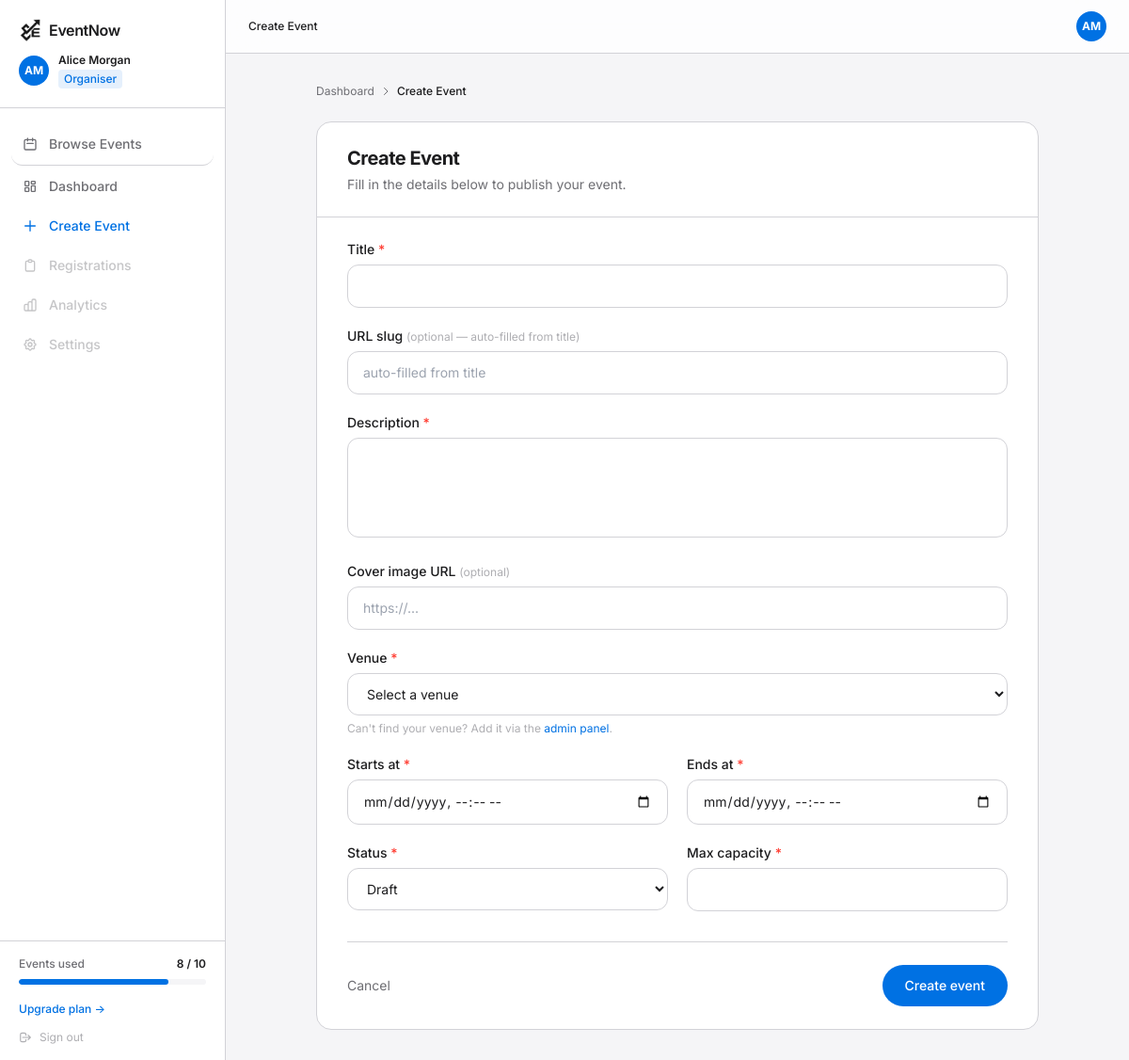
The app's page /eventnow/events/create/ (signed in) with its own data.
### apps/accounts/models.py (models this page shows, shortened)
class User(AbstractBaseUser, PermissionsMixin):
    class Role(models.TextChoices):
        ADMIN = 'admin', 'Admin'
        ORGANIZER = 'organiser', 'Organiser'
        ATTENDEES = 'attendee', 'Attendee'
    id = models.AutoField(primary_key=True)
    email = models.EmailField(unique=True)
    username = models.CharField(max_length=100)
    first_name = models.CharField(max_length=255)
    last_name = models.CharField(max_length=255)
    avatar_url = models.URLField(blank=True)
    role = models.CharField(
        max_length=20,
        choices=list(Role.choices),
        default=Role.ATTENDEES,
    )
    is_active = models.BooleanField(default=True)
    is_staff = models.BooleanField(default=False)
    created_at = models.DateTimeField(auto_now_add=True)
    updated_at = models.DateTimeField(auto_now=True)
    USERNAME_FIELD = 'email'
    REQUIRED_FIELDS = ['username']
    objects = UserManager()
    def is_organiser(self):
        return self.role == User.Role.ORGANIZER
    class Meta:
        app_label = 'apps'

### apps/events/views.py (the view)
# urls.py: path('events/create/',              views.event_create,     name='event_create'),
@login_required
@organiser_required
def event_create(request):
    if request.method == 'POST':
        form = EventForm(request.POST)
        if form.is_valid():
            event          = form.save(commit=False)
            event.organiser = request.user
            event.save()
            messages.success(request, 'Event created successfully.')
            return redirect('event_detail', slug=event.slug)
    else:
        form = EventForm()
    return render(request, 'events/event-form.html', {
        'form':   form,
        'action': 'Create',
    })

### apps/events/models.py (called while the page is built)
    def __str__(self):
        return f"{self.name}, {self.city}"

### apps/templates/events/event-form.html (shortened to what this page needs)
{% extends "base.html" %}
{% load static %}
{% block body %}
  <div class="flex min-h-screen">
    <aside id="sidebar" class="fixed inset-y-0 left-0 z-40 w-60 bg-card border-r border-border flex flex-col translate-x-0 transition-transform duration-300 md:translate-x-0 -translate-x-full" aria-label="Organiser navigation">
        <div class="px-5 py-5 border-b border-border">
          <a href="{% url 'index' %}" class="flex items-center gap-2">
            <img src="{% static 'images/eventnow_black_logo_only.png' %}" alt="EventNow" class="h-6 w-auto">
            <span class="text-base font-semibold text-ink tracking-tight">EventNow</span>
          </a>
          <div class="mt-3 flex items-center gap-2.5">
            <a href="{% url 'profile' %}" class="flex items-center gap-2 hover:opacity-80 transition-opacity">
              <div class="w-8 h-8 rounded-full bg-primary text-white text-xs font-bold flex items-center justify-center" aria-label="{{ user.get_full_name }} — view profile">{{ user.first_name|first|upper }}{{ user.last_name|first|upper }}</div>
            </a>
            <div class="min-w-0">
              <div class="text-xs font-semibold text-ink truncate">{{ user.first_name }} {{ user.last_name }}</div>
              <div class="flex items-center gap-1 mt-0.5">
                <span class="text-xs bg-primary/10 text-primary px-1.5 py-0.5 rounded font-medium">{{ user.get_role_display }}</span>
              </div>
            </div>
          </div>
        </div>
        <nav class="flex-1 px-3 py-4 space-y-0.5 overflow-y-auto" aria-label="Dashboard navigation">
          <a href="{% url 'event_list' %}" class="flex items-center gap-3 px-3 py-3 rounded-xl text-ink-2 text-sm font-medium hover:bg-surface hover:text-ink transition-colors border-b border-border">
            <svg class="w-4 h-4 flex-shrink-0" fill="none" stroke="currentColor" viewBox="0 0 24 24"><path stroke-linecap="round" stroke-linejoin="round" stroke-width="2" d="M8 7V3m8 4V3m-9 8h10M5 21h14a2 2 0 002-2V7a2 2 0 00-2-2H5a2 2 0 00-2 2v12a2 2 0 002 2z"/></svg>
            Browse Events
          </a>
          <a href="{% url 'organiser_dashboard' %}" class="flex items-center gap-3 px-3 py-2.5 rounded-xl text-ink-2 text-sm font-medium hover:bg-surface hover:text-ink transition-colors">
            Dashboard
          </a>
          <a href="{% url 'event_create' %}" class="flex items-center gap-3 px-3 py-2.5 rounded-xl bg-primary/8 text-primary text-sm font-medium" aria-current="page">
            <svg class="w-4 h-4 flex-shrink-0" fill="none" stroke="currentColor" viewBox="0 0 24 24"><path stroke-linecap="round" stroke-linejoin="round" stroke-width="2" d="M12 4v16m8-8H4"/></svg>
            Create Event
          </a>
          <a href="#" class="flex items-center gap-3 px-3 py-2.5 rounded-xl text-ink-2/40 text-sm font-medium cursor-not-allowed">
            <svg class="w-4 h-4 flex-shrink-0" fill="none" stroke="currentColor" viewBox="0 0 24 24"><path stroke-linecap="round" stroke-linejoin="round" stroke-width="2" d="M9 5H7a2 2 0 00-2 2v12a2 2 0 002 2h10a2 2 0 002-2V7a2 2 0 00-2-2h-2M9 5a2 2 0 002 2h2a2 2 0 002-2M9 5a2 2 0 012-2h2a2 2 0 012 2"/></svg>
            Registrations
          </a>
          <a href="#" class="flex items-center gap-3 px-3 py-2.5 rounded-xl text-ink-2/40 text-sm font-medium cursor-not-allowed">
            Analytics
          </a>
          <a href="#" class="flex items-center gap-3 px-3 py-2.5 rounded-xl text-ink-2/40 text-sm font-medium cursor-not-allowed">
            Settings
          </a>
        </nav>
        <div class="px-5 py-4 border-t border-border">
          <div class="flex items-center justify-between text-xs mb-2">
            <span class="text-ink-2 font-medium">Events used</span>
            <span class="text-ink font-semibold">8 / 10</span>
          </div>
          <div class="h-1.5 bg-surface rounded-full overflow-hidden mb-3">
            <div class="h-full bg-primary rounded-full" style="width: 80%" role="progressbar" aria-valuenow="8" aria-valuemin="0" aria-valuemax="10" aria-label="8 of 10 events used"></div>
          </div>
          <a href="index.html#pricing" class="text-xs text-primary hover:underline font-medium">Upgrade plan →</a>
          <form method="post" action="{% url 'account_logout' %}" class="mt-3">
            <button type="submit" class="flex items-center gap-2 text-xs text-ink-3 hover:text-ink-2 transition-colors w-full text-left">
              <svg class="w-3.5 h-3.5" fill="none" stroke="currentColor" viewBox="0 0 24 24"><path stroke-linecap="round" stroke-linejoin="round" stroke-width="2" d="M17 16l4-4m0 0l-4-4m4 4H7m6 4v1a3 3 0 01-3 3H6a3 3 0 01-3-3V7a3 3 0 013-3h4a3 3 0 013 3v1"/></svg>
              Sign out
            </button>
          </form>
        </div>
      </aside>
    <div class="flex-1 md:ml-60 flex flex-col min-h-screen">
      <header class="sticky top-0 z-20 bg-white/80 backdrop-blur-xl border-b border-border">
        <div class="px-6 h-14 flex items-center justify-between gap-4">
          <div class="flex items-center gap-3">
            <nav aria-label="Breadcrumb">
              <ol class="flex items-center gap-1.5 text-xs text-ink-2">
                <li class="text-ink font-medium">Create Event</li>
              </ol>
            </nav>
          </div>
          <div class="flex items-center gap-3">
            <a href="{% url 'profile' %}" class="flex items-center gap-2 hover:opacity-80 transition-opacity">
              <div class="w-8 h-8 rounded-full bg-primary text-white text-xs font-bold flex items-center justify-center" aria-label="{{ user.get_full_name }} — view profile">{{ user.first_name|first|upper }}{{ user.last_name|first|upper }}</div>
            </a>
          </div>
        </div>
      </header>
      <main id="main" class="flex-1 px-6 py-8">
        <div class="max-w-3xl mx-auto">
          <nav aria-label="Breadcrumb" class="mb-6">
            <ol class="flex items-center gap-1.5 text-xs text-ink-2">
              <li><a href="{% url 'organiser_dashboard' %}" class="hover:text-ink transition-colors">Dashboard</a></li>
              <li aria-hidden="true"><svg class="w-3 h-3" fill="none" stroke="currentColor" viewBox="0 0 24 24"><path stroke-linecap="round" stroke-linejoin="round" stroke-width="2" d="M9 5l7 7-7 7"/></svg></li>
              <li class="text-ink font-medium">{{ action }} Event</li>
            </ol>
          </nav>
          <div class="bg-card border border-border rounded-2xl overflow-hidden">
            <div class="px-8 py-6 border-b border-border">
              <h1 class="text-xl font-bold text-ink tracking-tight">{{ action }} Event</h1>
              <p class="text-sm text-ink-2 mt-1">
                {% if action == 'Create' %}Fill in the details below to publish your event.
                {% else %}Update the details for this event.{% endif %}
              </p>
            </div>
            <form method="post" class="px-8 py-6">
              <div class="grid sm:grid-cols-2 gap-5">
                <div class="sm:col-span-2">
                  <label for="{{ form.title.id_for_label }}" class="block text-sm font-medium text-ink mb-1.5">
                    Title <span class="text-danger">*</span>
                  </label>
                  {{ form.title }}
                </div>
                <div class="sm:col-span-2">
                  <label for="{{ form.slug.id_for_label }}" class="block text-sm font-medium text-ink mb-1.5">
                    URL slug <span class="text-xs text-ink-3 font-normal">(optional — auto-filled from title)</span>
                  </label>
                  {{ form.slug }}
                </div>
                <div class="sm:col-span-2">
                  <label for="{{ form.description.id_for_label }}" class="block text-sm font-medium text-ink mb-1.5">
                    Description <span class="text-danger">*</span>
                  </label>
                  {{ form.description }}
                </div>
                <div class="sm:col-span-2">
                  <label for="{{ form.cover_image_url.id_for_label }}" class="block text-sm font-medium text-ink mb-1.5">
                    Cover image URL <span class="text-xs text-ink-3 font-normal">(optional)</span>
                  </label>
                  {{ form.cover_image_url }}
                </div>
                <div class="sm:col-span-2">
                  <div class="flex items-center gap-2 mb-1.5">
                    <label for="{{ form.venue.id_for_label }}" class="text-sm font-medium text-ink">
                      Venue <span class="text-danger">*</span>
                    </label>
                  </div>
                  {{ form.venue }}
                  <p class="mt-1.5 text-xs text-ink-3">Can't find your venue? Add it via the <a href="/eventnow/admin" target="_blank" class="text-primary hover:underline">admin panel</a>.</p>
                </div>
                <div>
                  <label for="{{ form.starts_at.id_for_label }}" class="block text-sm font-medium text-ink mb-1.5">
                    Starts at <span class="text-danger">*</span>
                  </label>
                  {{ form.starts_at }}
                </div>
                <div>
                  <label for="{{ form.ends_at.id_for_label }}" class="block text-sm font-medium text-ink mb-1.5">
                    Ends at <span class="text-danger">*</span>
                  </label>
                  {{ form.ends_at }}
                </div>
                <div>
                  <label for="{{ form.status.id_for_label }}" class="block text-sm font-medium text-ink mb-1.5">
                    Status <span class="text-danger">*</span>
                  </label>
                  {{ form.status }}
                </div>
                <div>
                  <label for="{{ form.max_capacity.id_for_label }}" class="block text-sm font-medium text-ink mb-1.5">
                    Max capacity <span class="text-danger">*</span>
                  </label>
                  {{ form.max_capacity }}
                </div>
              </div>
              <div class="mt-8 flex items-center justify-between pt-6 border-t border-border">
                <a href="{% if event %}{% url 'event_detail' event.slug %}{% else %}{% url 'organiser_dashboard' %}{% endif %}"
                   class="text-sm text-ink-2 hover:text-ink transition-colors">Cancel</a>
                <button type="submit"
                        class="text-sm font-medium bg-primary text-white px-6 py-3 rounded-full hover:bg-primary-dark transition-colors">
                  {% if action == 'Create' %}Create event{% else %}Save changes{% endif %}
                </button>
              </div>
            </form>
          </div>
        </div>
      </main>
    </div>
  </div>
{% endblock %}

### apps/templates/base.html (style rules this page uses)
* { -webkit-font-smoothing: antialiased; }

### records on screen
User: first_name|first "A", last_name|first "M", first_name "Alice", last_name "Morgan", role "Organiser"

### other values on screen
{{ action }} "Create"
